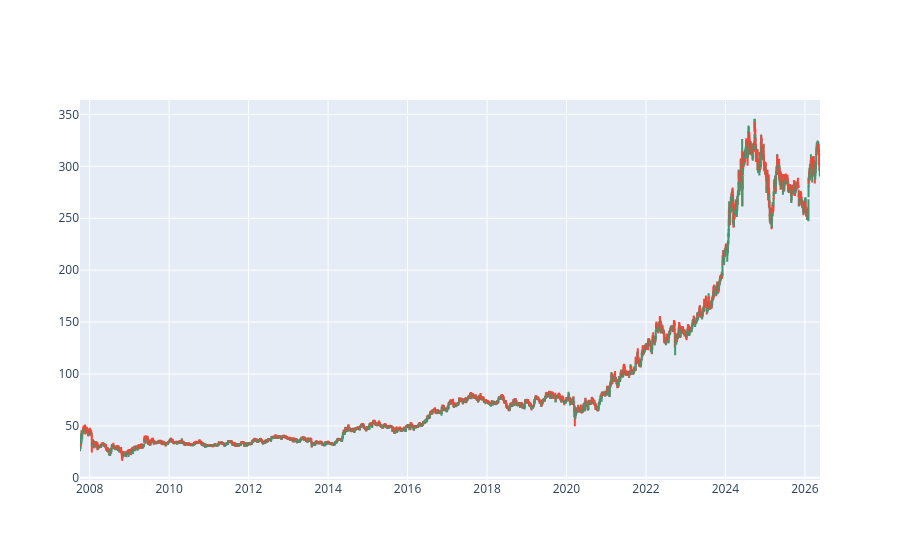

Notebook cell for this chart:
### Code cell
# CandleSticks
import plotly.graph_objects as go 

fig = go.Figure(data=[go.Candlestick(
    x=dft['Date'],
    open=dft['Open'],
    high=dft['High'],
    low=dft['Low'],
    close=dft['Close']
)])

fig.update_layout(xaxis_rangeslider_visible=False)
fig.show()

### Figure 1 — Plotly figure (JSON) as saved in the notebook; plotly's stock layout.template omitted (floating-point values rounded to 4 significant figures; data arrays with more than 128 entries replaced by an {"elided": "..."} marker saying what was removed)
{"data": [{"close": {"elided": "4591 str values"}, "high": {"elided": "4591 str values"}, "low": {"elided": "4591 str values"}, "open": {"elided": "4591 str values"}, "type": "candlestick", "x": {"elided": "4591 str values"}}], "layout": {"xaxis": {"rangeslider": {"visible": false}}}}
